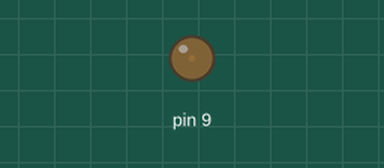
Bench run of a sketch on a simulated Arduino Uno, built with avr-gcc and run on an emulated ATmega328P. On the bench: output pins drawn as LEDs (lit = HIGH).

Above: at 0.05 s.
At 3.45 s:
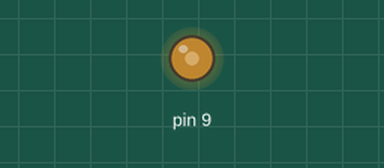
At 6.95 s:
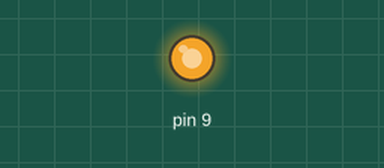
At 13.85 s:
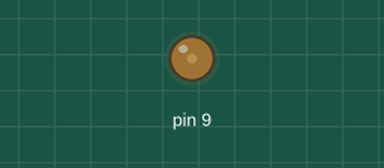
Timing chart, 0 to 20.0 s (numbered marks = the images above):
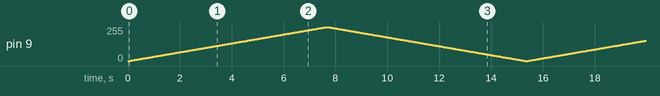

The sketch:

Fade_LED_3_3.ino
```cpp
// C++ code
//
int brightness = 0;

void setup()
{
  pinMode(9, OUTPUT);
}

void loop()
{
  for (brightness = 0; brightness <= 255; brightness ++)
  {
    analogWrite(9, brightness);
    delay(30);
  }
  for (brightness = 255; brightness >= 0; brightness --)
  {
    analogWrite(9, brightness);
    delay(30);
  }
}
```
